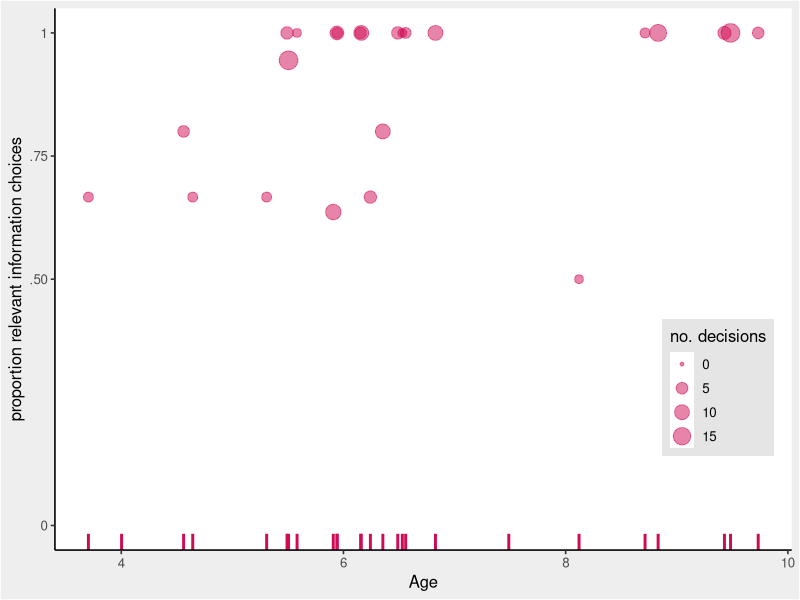
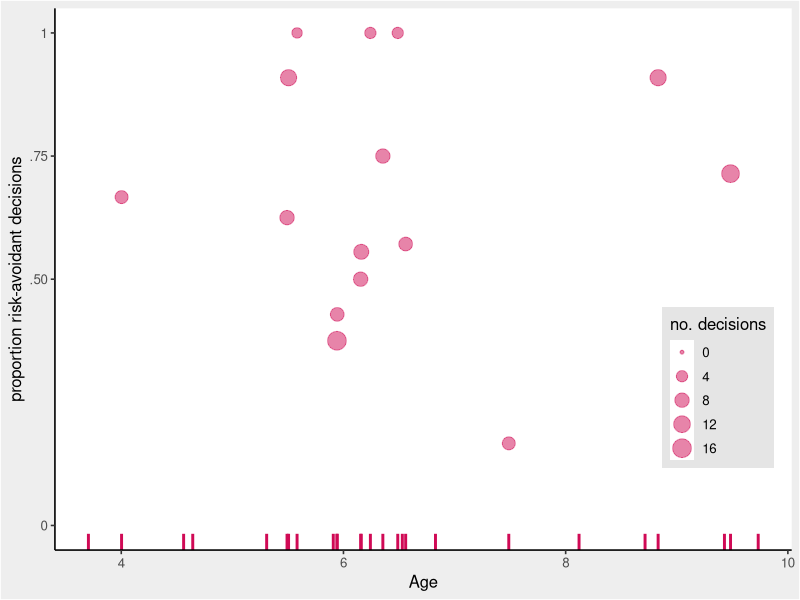
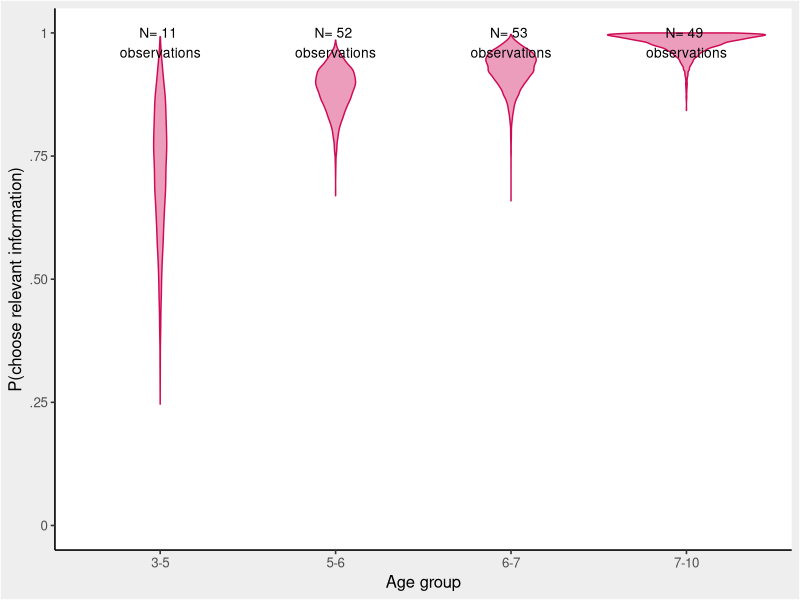
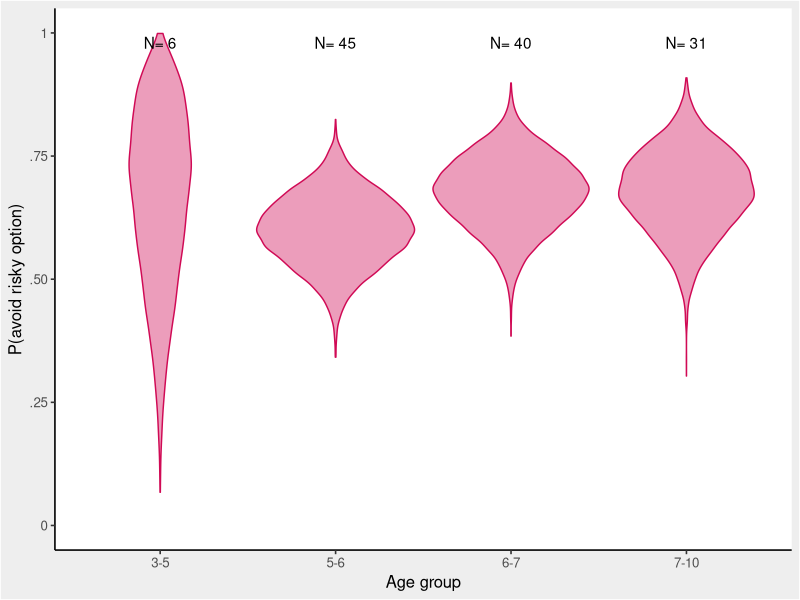
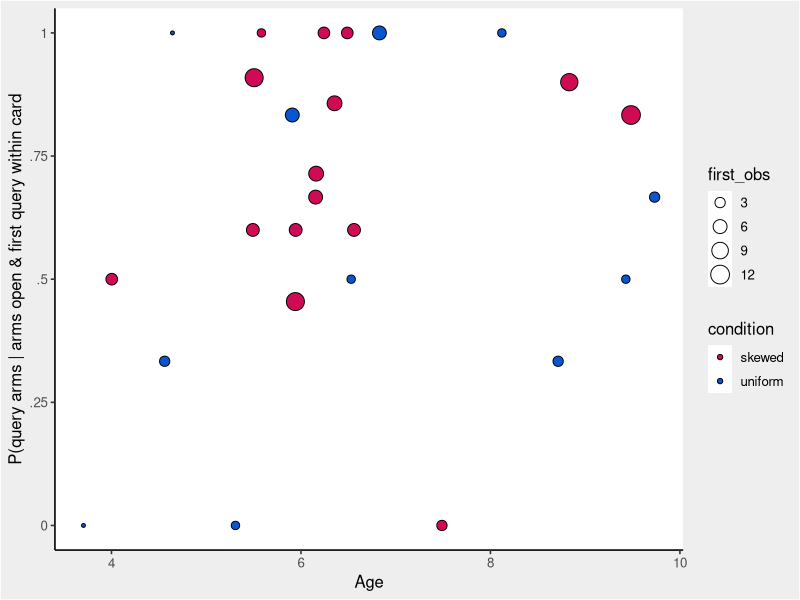
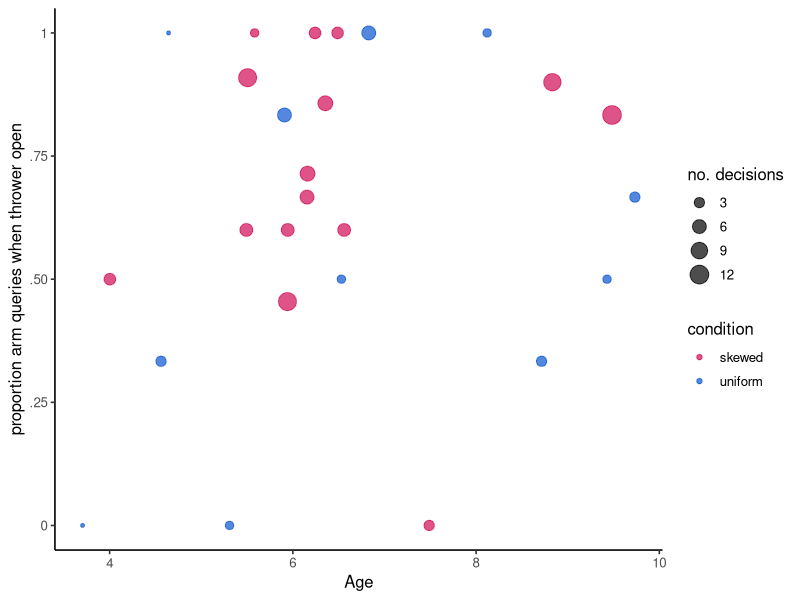
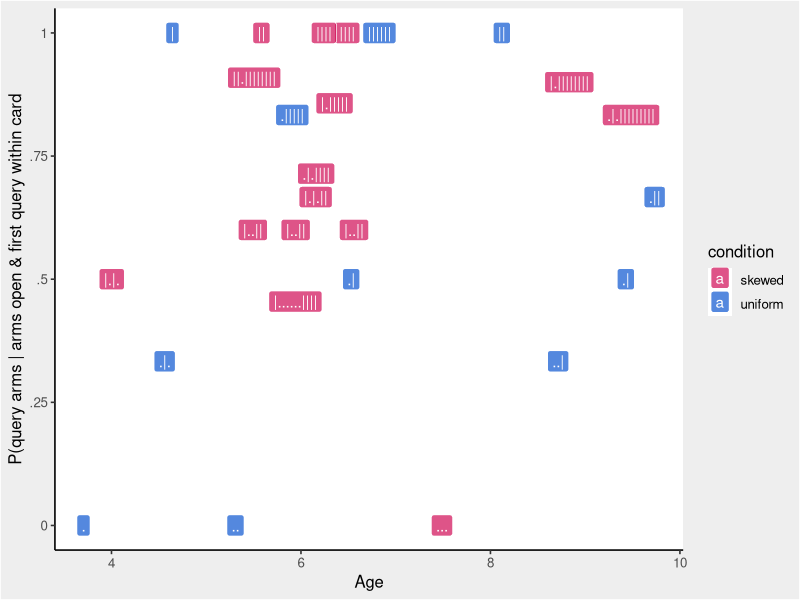
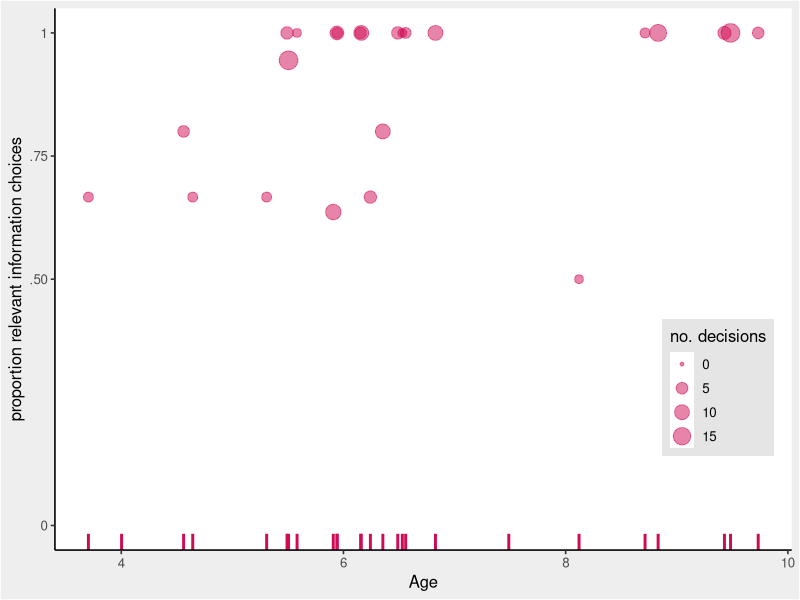

Recreate these plots in R, in order.
## ---- chunk 1
library(tidyverse)
library(readxl)
library(lubridate)

theme_set(theme_classic(base_size = 12) +
            theme(plot.background = element_rect(fill = "#eeeeee"),
                  strip.background = element_rect(color = NA),
                  legend.background = element_rect(fill = NA)))


transcript <- read_excel("../data/arg2 transcript.xlsx",
                         na = "na")[-1,][1:297,] %>%
  select(
    subject,
    card_no,
    rare,
    move,
    irrelevant,
    risky
  ) %>%
  transmute(
    subject = as.integer(subject),
    card_no = as.integer(card_no),
    condition = as.factor(rare),
    condition = fct_recode(condition,
                           skewed = "arms",
                           even = "none"),
    move = as.factor(move),
    irrelevant = irrelevant == "true",
    risky = risky == "true"
  )

subjects <- read_excel("../data/arg2 participants.xlsx") %>%
  select(
    subject,
    dob,
    date,
    condition,
    drop
  ) %>%
  mutate(
    subject = as.integer(subject),
    condition = as.factor(condition),
    dob = ymd(dob),
    date = ymd(date),
    age = as.numeric(date - dob) / 365.25,
    drop = as.logical(drop)
  ) %>%
  ## remove dropouts:
  filter(is.na(drop)) %>%
  select(-drop)

trans_sum <- transcript %>%
  group_by(subject, condition) %>%
  summarize(
    cards = max(card_no),
    irrelevant_n = sum(!is.na(irrelevant)),
    irrelevant = sum(irrelevant, na.rm = TRUE),
    risky_n = sum(!is.na(risky)),
    risky = sum(risky, na.rm = TRUE)
  ) %>%
  ungroup

d <- subjects %>%
  left_join(trans_sum,
            by = "subject") %>%
  mutate(condition = condition.x,
         condition.x = NULL,
         condition.y = NULL)


## add 1 to all for useful beta curves (HACK):
#d[,6:9] <- d[,6:9] + 1
## ---- chunk 2
ggplot(d,
       aes(x = age,
           y = 1 - (irrelevant/irrelevant_n),
           size = irrelevant_n)) +
  geom_point(color = "#d00a55",
             alpha = .5) +
  geom_rug(size = 1, sides = "b", color = "#d00a55") +
  scale_y_continuous(limits = c(0, 1), breaks = c(0, .5, .75, 1), labels = c("0", ".50", ".75", "1")) +
  labs(size = "no. decisions", x = "Age", y = "proportion relevant information choices") +
  theme(legend.position = c(.9, .3),
        legend.background = element_rect(fill = "grey90"))
ggsave("../plots/pilot_relevant_points_N26.pdf", width = 15, height = 10, units = "cm", dpi = 600)
## ---- chunk 3
ggplot(d,
       aes(x = age,
           y = 1 - risky/risky_n,
           size = risky_n)) +
  geom_point(color = "#d00a55",
             alpha = .5) +
  geom_rug(size = 1, sides = "b", color = "#d00a55") +
  scale_y_continuous(limits = c(0, 1), breaks = c(0, .5, .75, 1), labels = c("0", ".50", ".75", "1")) +
  labs(size = "no. decisions", x = "Age", y = "proportion risk-avoidant decisions") +
  theme(legend.position = c(.9, .3),
        legend.background = element_rect(fill = "grey90"))
ggsave("../plots/pilot_risky_points_N26.pdf", width = 15, height = 10, units = "cm", dpi = 600)
## ---- chunk 4
## assign manual age groups (HACK):
d <- d %>%
  mutate(agegroup = case_when(
    age < 5 ~ "3-5",
    age >= 5 & age < 6 ~ "5-6",
    age >= 6 & age < 7 ~ "6-7",
    age > 7 ~ "7-10"
  ))

dbetasim <- d %>% 
  group_by(agegroup) %>% 
  summarize(
  irrelevant_n = sum(irrelevant_n),
  irrelevant = sum(irrelevant),
  risky_n = sum(risky_n),
  risky = sum(risky)
  )

sim_relevance <- pmap(dbetasim, ~ rbeta(n = 1e4, shape1 = ..3, shape2 = ..2 - ..3))
names(sim_relevance) <- dbetasim$agegroup
sim_relevance[[1]] <- 1 - sim_relevance[[1]]
sim_relevance[[2]] <- 1 - sim_relevance[[2]]
sim_relevance[[3]] <- 1 - sim_relevance[[3]]
sim_relevance[[4]] <- 1 - sim_relevance[[4]]

sim_risk <- pmap(dbetasim, ~ rbeta(n = 1e4, shape1 = ..5, shape2 = ..4 - ..5))
names(sim_risk) <- dbetasim$agegroup
sim_risk[[1]] <- 1 - sim_risk[[1]]
sim_risk[[2]] <- 1 - sim_risk[[2]]
sim_risk[[3]] <- 1 - sim_risk[[3]]
sim_risk[[4]] <- 1 - sim_risk[[4]]

xsim_relevance <- sim_relevance %>% 
  as_tibble %>% 
  pivot_longer(cols = 1:4,
               names_to = "agegroup") %>% 
  mutate(variable = "P(irrelevant)")

xsim_risk <- sim_risk %>% 
  as_tibble %>% 
  pivot_longer(cols = 1:4,
               names_to = "agegroup") %>% 
  mutate(variable = "P(risky)")

ggplot(xsim_relevance,
       aes(x = agegroup,
           y = value)) +
  geom_violin(fill = "#d00a55",
              alpha = .4,
              color = "#d00a55") +
  geom_text(data = dbetasim,
            aes(label = paste("N=", irrelevant_n, "\nobservations"),
                y = .98),
            size = 3.5) +
  scale_y_continuous(limits = c(0, 1), breaks = c(0, .25, .5, .75, 1), labels = c("0", ".25", ".50", ".75", "1")) +
  labs(x = "Age group", y = "P(choose relevant information)")
ggsave("../plots/pilot_relevant_violin_N26.pdf", width = 15, height = 10, units = "cm", dpi = 600)
## ---- chunk 5
ggplot(xsim_risk,
       aes(x = agegroup,
           y = value)) +
  geom_violin(fill = "#d00a55",
              alpha = .4,
              color = "#d00a55") +
  geom_text(data = dbetasim,
            aes(label = paste("N=", risky_n),
                y = .98)) +
  scale_y_continuous(limits = c(0, 1), breaks = c(0, .25, .5, .75, 1), labels = c("0", ".25", ".50", ".75", "1")) +
  labs(x = "Age group", y = "P(avoid risky option)")
ggsave("../plots/pilot_risky_violin_N26.pdf", width = 15, height = 10, units = "cm", dpi = 600)
## ---- chunk 6
first_moves <- transcript %>% 
  group_by(subject, condition) %>% 
  summarize(first_move = move[1]) %>% 
  left_join(subjects, by = "subject") %>% 
  mutate(condition = condition.x) %>% 
  select(-c(condition.x, condition.y, dob, date))

table(first_moves$correct_first)
## ---- chunk 7
## fmpc: first moves per card
fmpc <- transcript %>% 
  mutate(counter = 1:nrow(transcript)) %>% 
  group_by(subject, card_no) %>% 
  ## mark first move per card:
  mutate(first_within_card = counter == min(counter),
         counter = NULL) %>%
  ungroup %>% 
  ## mark if assignArm has occurred:
  group_by(subject) %>% 
  mutate(A_full = cumsum(move == "aA") != 0) %>% 
  ungroup %>%
  ## filter to first moves within each card where A slot is empty:
  filter(A_full == FALSE,
         first_within_card == TRUE) %>%
  select(-c(A_full, first_within_card)) #%>% 
  
fmpc_sum <- fmpc %>% 
  group_by(subject, condition) %>% 
  summarize(no_firsts = length(move),
            first_arm = sum(move == "qA")) %>% 
  ungroup %>% 
  group_by(subject, condition) %>% 
  summarize(first_obs = sum(no_firsts),
            first_arms = sum(first_arm)) %>% 
  ungroup

fmpc_plot <- fmpc_sum %>%
  left_join(subjects, by = "subject") %>% 
  mutate(condition = condition.x,
         condition.x = NULL, condition.y = NULL, dob = NULL, date = NULL)
levels(fmpc_plot$condition)[2] <- "uniform"

ggplot(fmpc_plot,
       aes(x = age,
           y = first_arms / first_obs,
           size = first_obs,
           fill = condition)) +
  geom_point(shape = 21) +
  scale_fill_manual(values = c("#d00a55", "#0a55d0")) +
  scale_y_continuous(breaks = c(0, .25, .5, .75, 1), labels = c("0", ".25", ".5", ".75", "1")) +
  labs(y = "P(query arms | arms open & first query within card", x = "Age") +
  guides(first_obs = F)

ggplot(fmpc_plot,
       aes(x = age,
           y = first_arms / first_obs,
           size = first_obs,
           color = condition)) +
  geom_point(alpha = .7) +
  scale_color_manual(values = c("#d00a55", "#0a55d0")) +
  scale_y_continuous(limits = c(0, 1), breaks = c(0, .25, .5, .75, 1), labels = c("0", ".25", ".50", ".75", "1")) +
  labs(size = "no. decisions", x = "Age", y = "proportion arm queries when thrower open") +
  theme(plot.background = element_blank())
  
ggsave("../plots/pilot_nonArm_points_N26.pdf", width = 15, height = 10, units = "cm", dpi = 600)
## ---- chunk 8
fmpc_sum_labels <- fmpc %>%
  mutate(dot_pipe = ifelse(move == "qA", "|", ".")) %>% 
  group_by(subject, condition) %>% 
  summarize(q_string = str_flatten(dot_pipe)) %>% 
  ungroup

fmpc_plot_labels <- fmpc_sum_labels %>% 
  left_join(fmpc_plot, by = "subject") %>% 
  mutate(condition = condition.y,
         condition.x = NULL, condition.y = NULL)

ggplot(fmpc_plot_labels,
       aes(x = age,
           y = first_arms / first_obs,
           fill = condition,
           label = q_string)) +
  geom_label(alpha = .7,
             color = "white") +
  scale_fill_manual(values = c("#d00a55", "#0a55d0")) +
  scale_y_continuous(breaks = c(0, .25, .5, .75, 1), labels = c("0", ".25", ".5", ".75", "1")) +
  labs(y = "P(query arms | arms open & first query within card", x = "Age") +
  guides(first_obs = F)
ggsave("../plots/pilot_riskySequences.pdf", width = 15, height = 10, units = "cm", dpi = 600)
